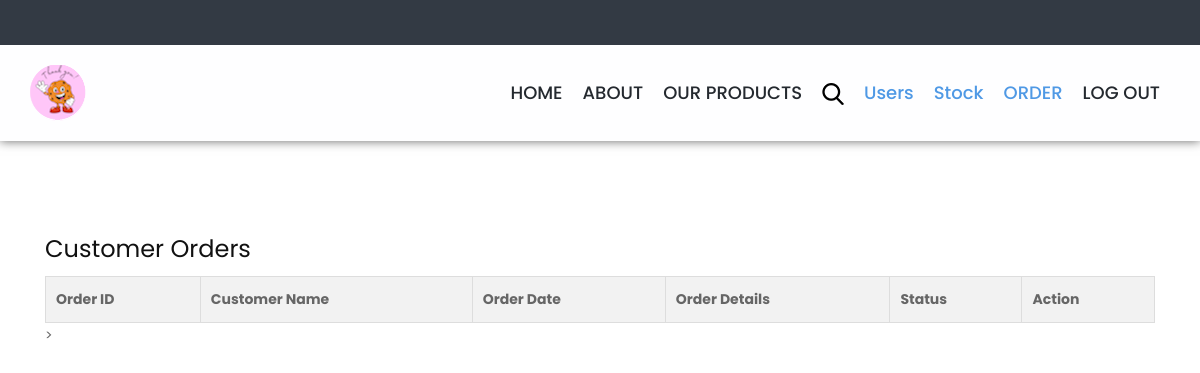
/staff/view_Order.php, run on an earlier commit of the app's database.
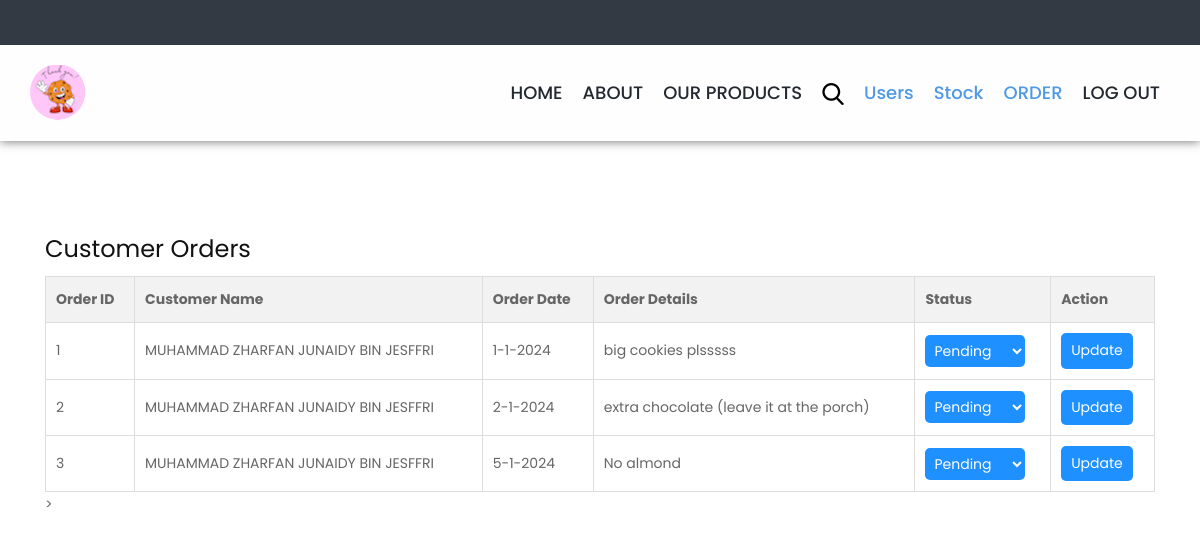
And on a later commit of the database.
### tables this page shows
CREATE TABLE Orders(
    order_ID INT(20) NOT NULL AUTO_INCREMENT PRIMARY KEY,
    order_Date VARCHAR(100),
    order_Details VARCHAR(200),
    order_Status BOOLEAN,
    user_ID INT(100),
    FOREIGN KEY(user_ID) REFERENCES users(user_ID)
    ON DELETE CASCADE
    ON UPDATE CASCADE
);

CREATE TABLE users(
    user_ID INT NOT NULL AUTO_INCREMENT PRIMARY KEY,
    username TEXT(100) NOT NULL,
    name VARCHAR(100) NOT NULL,
    password VARCHAR(200) NOT NULL,
    gender VARCHAR(100) NOT NULL,
    address VARCHAR(200) NOT NULL,
    email varchar(50) NOT NULL,
    phone_Num VARCHAR(200) NOT NULL,
    picture VARCHAR(200) NOT NULL,
    level_ID INT(2) NOT NULL,
    FOREIGN KEY(level_ID) REFERENCES level(id)
    ON DELETE CASCADE
    ON UPDATE CASCADE
);

### reusableCodes/Functions.php (the view, shortened to what this page needs)
<?php
	function getOrderDetailsStaff() {
		include('connectdb.php');
		$sql= "SELECT * FROM orders";
		$query = mysqli_query($conn, $sql);
		$totalRows = mysqli_num_rows($query);
		$arrayOfArrays = array();
		while($row = mysqli_fetch_array($query)){
			$arrayOfArrays[] = $row;
		}
		for($i=0; $i<$totalRows; $i++){
		echo"<tbody>
				<tr>
					<td>".$arrayOfArrays[$i][0]."</td>";
			$sql2= "SELECT * FROM users WHERE user_ID ='".$arrayOfArrays[$i][4]."'";
			$query = mysqli_query($conn, $sql2);
			$userArray = mysqli_fetch_array($query);
		echo "		<td>".$userArray[2]."</td>
					<td>".$arrayOfArrays[$i][1]."</td>
					<td>".$arrayOfArrays[$i][2]."</td>
					<td>";
					switch ($arrayOfArrays[$i][3]) {
						case 1:
							echo"
						<select class=\"status-select\">
							<option value=\"pending\" selected>Pending</option>
							<option value=\"ready\">Ready</option>
							<option value=\"received\">Received</option>
							<option value=\"shipped\">Shipped</option>
							<option value=\"delivered\">Delivered</option>
						</select>
					</td>
					<td><button>Update</button></td>
				</tr>
			</tbody>";
							break;
					}
		}
	}

### staff/view_Order.php (shortened to what this page needs)
<!DOCTYPE html>
<html lang="en">
<head>
    <?php include '../reusableCodes/headerMeta1in.php' ?>
    <?php include '../reusableCodes/headerStaff.php';
    include '../reusableCodes/Functions.php' ?>
    <section class="product_section">
    <div class="container">
</head>
<body>
<h1>Customer Orders</h1>
    <table>
        <thead>
            <tr>
                <th>Order ID</th>
                <th>Customer Name</th>
                <th>Order Date</th>
                <th>Order Details</th>
                <th>Status</th>
                <th>Action</th>
            </tr>
        </thead>
        <?php getOrderDetailsStaff(); ?>
    </table>
  >
</body>
</html>

### reusableCodes/headerMeta1in.php (shortened to what this page needs)
<link rel="stylesheet" type="text/css" href="../css/bootstrap.min.css">
<link rel="stylesheet" type="text/css" href="../css/style.css">
<link rel="stylesheet" href="../css/responsive.css">
<link rel="stylesheet" href="../css/jquery.mCustomScrollbar.min.css">
<link rel="stylesheet" href="https://netdna.bootstrapcdn.com/font-awesome/4.0.3/css/font-awesome.css">
<link rel="stylesheet" href="../css/owl.carousel.min.css">
<link rel="stylesheet" href="../css/owl.theme.default.min.css">
<link rel="stylesheet" href="https://cdnjs.cloudflare.com/ajax/libs/fancybox/2.1.5/jquery.fancybox.min.css" media="screen">

### reusableCodes/headerStaff.php (shortened to what this page needs)
<div class="header_section">
  <nav class="navbar navbar-expand-lg navbar-light bg-light">
    <div class="logo"><a href="index.php"><img src="../images/logo.png"></a></div>
    <div class="collapse navbar-collapse" id="navbarSupportedContent">
      <ul class="navbar-nav mr-auto">
        <li class="nav-item">
          <a class="nav-link" href="index.php">HOME</a>
        </li>
        <li class="nav-item">
          <a class="nav-link" href="about.php">ABOUT</a>
        </li>
        <li class="nav-item">
          <a class="nav-link" href="product.php">OUR PRODUCTS</a>
        </li>
        <li class="nav-item">
          <a class="nav-link" href="#"><img src="../images/search-icon.png"></a>
        </li>
        <li class="nav-item dropdown active">
          <a class="nav-link" id="navbarDropdown" role="button" data-toggle="dropdown" aria-haspopup="true" aria-expanded="false">Users</a>
        </li>
        <li class="nav-item dropdown active">
          <a class="nav-link" id="navbarDropdown" role="button" data-toggle="dropdown" aria-haspopup="true" aria-expanded="false">Stock</a>
        </li>
        <li class="nav-item dropdown active">
          <a class="nav-link" id="navbarDropdown" role="button" data-toggle="dropdown" aria-haspopup="true" aria-expanded="false">ORDER</a>
        </li>
        <li class="nav-item">
          <a class="nav-link" href="../login/logout.php">LOG OUT</a>
        </li>
      </ul>
    </div>
  </nav>
</div>

### css/style.css (style rules this page uses)
*, *::after, *::before { box-sizing: border-box !important; transition: ease all 0.5s; }
html { scroll-behavior: smooth; }
body { color: #666666; font-size: 14px; font-family: Poppins, sans-serif; line-height: 1.80857; font-weight: normal; overflow-x: hidden; }
a { color: #222222; text-decoration: none !important; outline: none !important; -webkit-transition: all .3s ease-in-out; -moz-transition: all .3s ease-in-out; -ms-transition: all .3s ease-in-out; -o-transition: all .3s ease-in-out; transition: all .3s ease-in-out; }
h1, h2, h3, h4, h5, h6 { letter-spacing: 0; font-weight: normal; position: relative; padding: 0 0 10px 0; font-weight: normal; line-height: normal; color: #111111; margin: 0 }
h1 { font-size: 24px }
ul, li, ol { margin: 0px; padding: 0px; list-style: none; }
img { max-width: 100%; height: auto; }
button { border: 0; margin: 0; padding: 0; cursor: pointer; }
.logo { width: 18%; float: left; }
.navbar { padding: 20px 30px; }
.navbar-expand-lg .navbar-nav .nav-link { padding-right: 10px; padding-left: 10px; font-size: 18px; }
.bg-light { background-color: #fefeff !important; box-shadow: 0px 0px 10px 0px; border-top: 45px solid #333a44; }
.navbar-light .navbar-nav .nav-link { color: #24292f; font-weight: 500; }
.navbar-light .navbar-nav .active>.nav-link, .navbar-light .navbar-nav .nav-link.active, .navbar-light .navbar-nav .nav-link.show, .navbar-light .navbar-nav .show>.nav-link { color: #4f99e5; }
.product_section { padding-top: 90px; padding-bottom: 90px; }

### staff/view_Order.php (style rules this page uses)
table { width: 100%; border-collapse: collapse; }
th, td { padding: 10px; border: 1px solid #ddd; }
th { background-color: #f2f2f2; }
.status-select { width: 100px; background-color: DodgerBlue; color: white; border: none; padding: 5px; border-radius: 5px; }
button { background-color: DodgerBlue; color: white; border: none; padding: 5px 10px; border-radius: 5px; cursor: pointer; }

What changed in the data, as far as the page shows it:
added orders: order_ID "1", user_ID.name "MUHAMMAD ZHARFAN JUNAIDY BIN JESFFRI", order_Date "1-1-2024", order_Details "big cookies plsssss"
added orders: order_ID "2", user_ID.name "MUHAMMAD ZHARFAN JUNAIDY BIN JESFFRI", order_Date "2-1-2024", order_Details "extra chocolate (leave it at the porch)"
added orders: order_ID "3", user_ID.name "MUHAMMAD ZHARFAN JUNAIDY BIN JESFFRI", order_Date "5-1-2024", order_Details "No almond"
